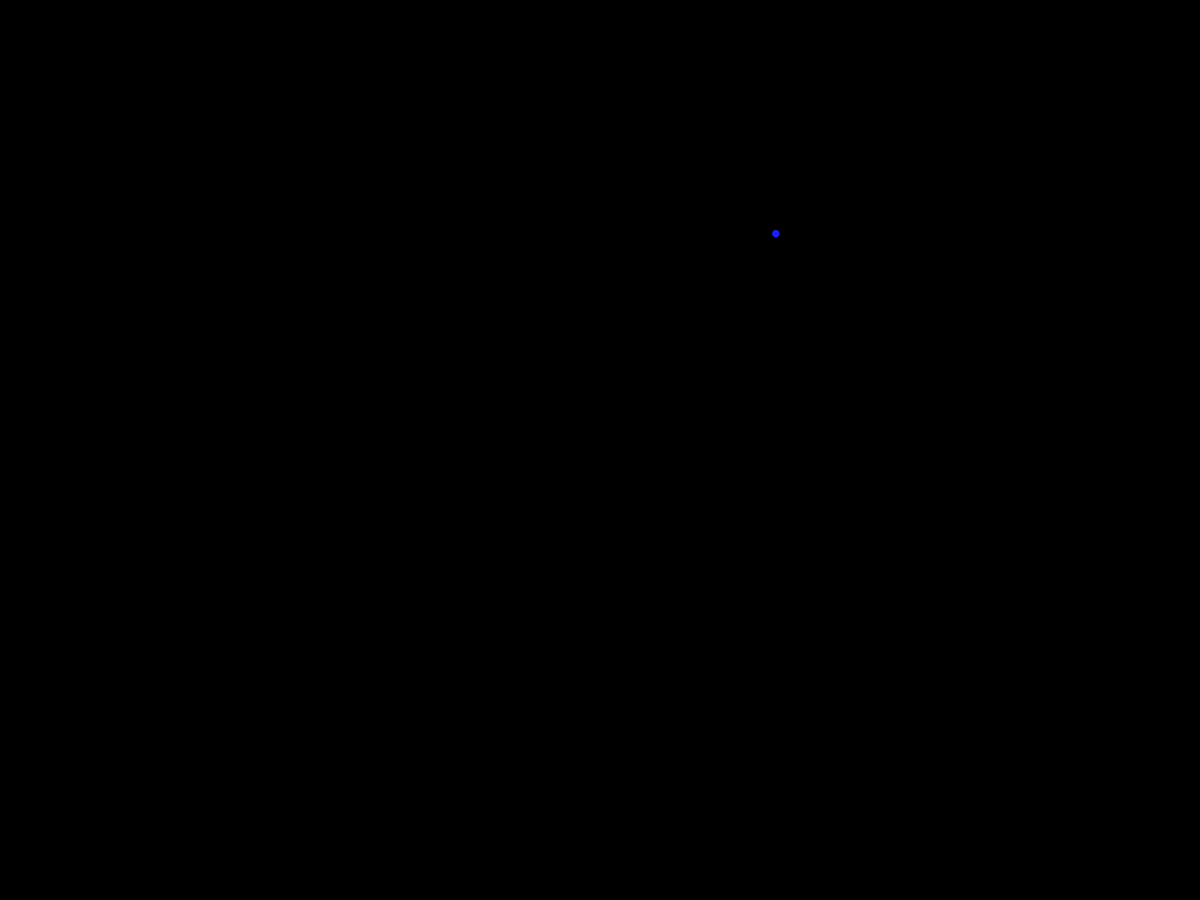
Frame 1 (no input)
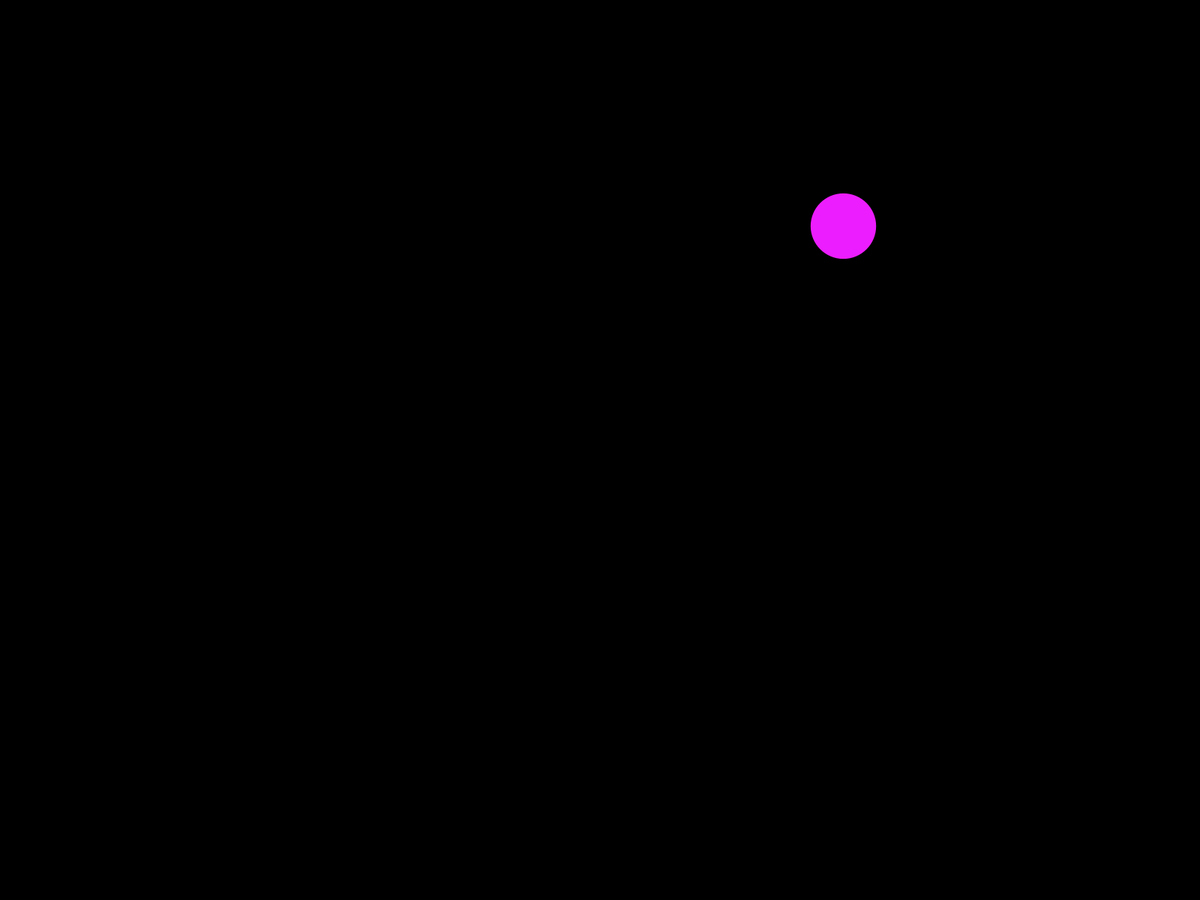
Frame 60 (the mouse pressed at the canvas centre just before this capture)
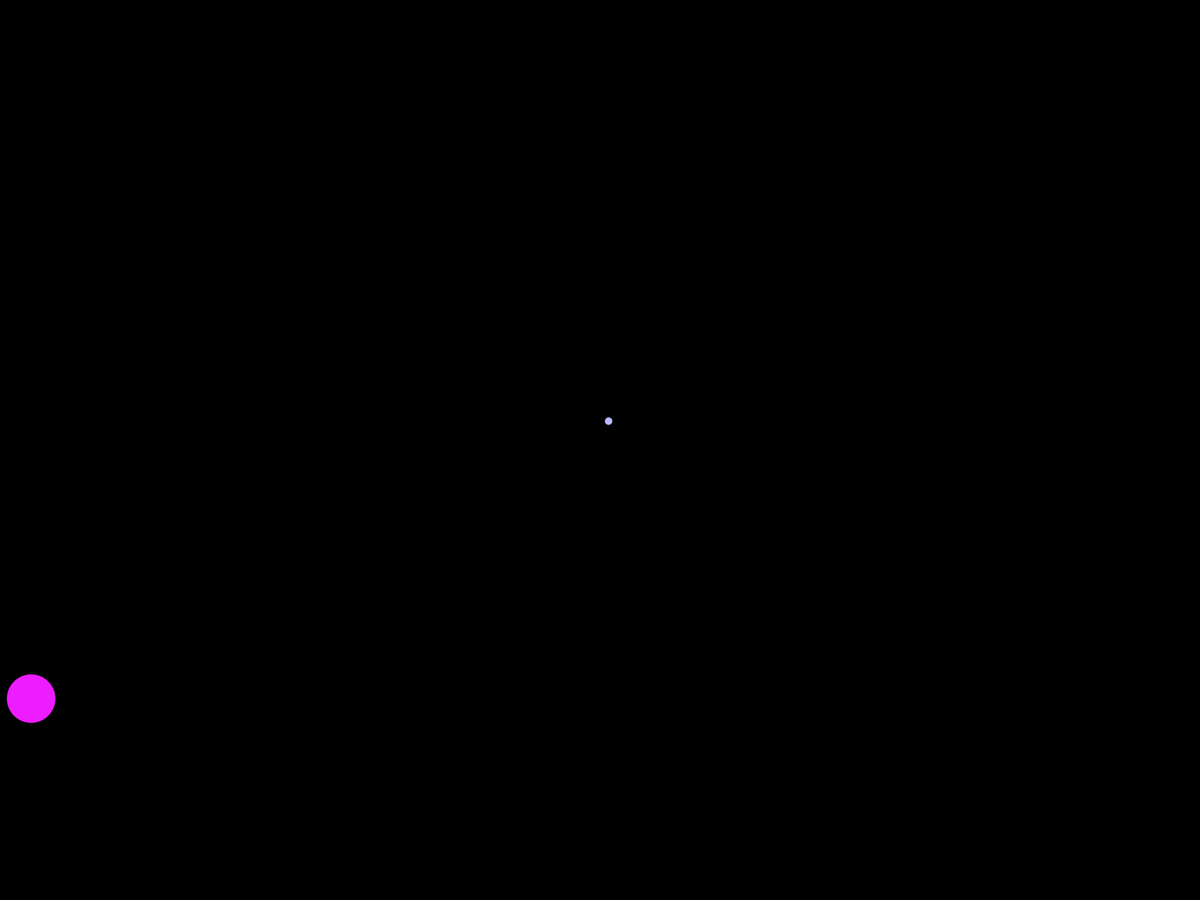
Frame 120 (the mouse held since frame 60 and released just before this capture)

The Processing sketch that drew these frames (run headless with seeded random() and noise(); from frame 60 on, the mouse is pressed at the canvas centre):

// Processing sketch: Clase_ArrayList
// ── Clase_ArrayList.pde
/* 
 ArrayList
 */
ArrayList<Particula> particulas;

void setup() {
  //size(displayWidth, displayHeight);
  fullScreen();
  colorMode(HSB, 360, 100, 100);
  background(0);
  particulas = new ArrayList<Particula>();

  particulas.add(new Particula() );
  noCursor();
}

void draw() {
  background(0);
  println(particulas.size());
  for (int i=particulas.size()-1; i>=0; i--) {
    Particula p = particulas.get(i);
    p.draw();
    p.update();
    if (p.muere) {
      particulas.remove(i);
    }
  }
}

void mousePressed() {
  particulas.add(new Particula(mouseX, mouseY));
}

void mouseDragged() {
  particulas.add(new Particula(mouseX, mouseY));
}

void keyPressed() {
  if (key == ' ') {
    particulas.add(new Particula() );
  }
}

// ── Particula.pde
class Particula {
  float pX, pY;
  float vX, vY;
  float tam;
  float sat;
  
  float hue = 240;
  
  int choque; // 0
  boolean muere; // false

  Particula() { // constructor
    pX = random(width);
    pY = random(height);
    vX = random(-20, 20);
    vY = random(-20, 20);
    tam = 10;
    sat = random(20, 100);
  }

  Particula(int x, int y) { // constructor
    pX = x;
    pY = y;
    vX = random(-2, 2);
    vY = random(-2, 2);
    tam = 10;
    sat = random(20, 100);
  }

  void draw() {
    strokeWeight(tam);
    stroke(hue, sat, 100);
    point(pX, pY);
  }

  void update() { // Calculos 
    pX += vX; // pX = pX + vX;
    pY += vY;

    if (tam>10) {
      tam *= .995;
    }

    if (pX > width || pX < 0) {
      tam = 100;
      vX *= -1;
      choque++;
      hue = random(240, 360);
    }
    if (pY > height || pY < 0) {
      tam = 100;
      vY *= -1;
      choque++;
      hue = random(240, 360);
    }

    if (choque >= 5) {
      muere = true;
    }
  }
}
